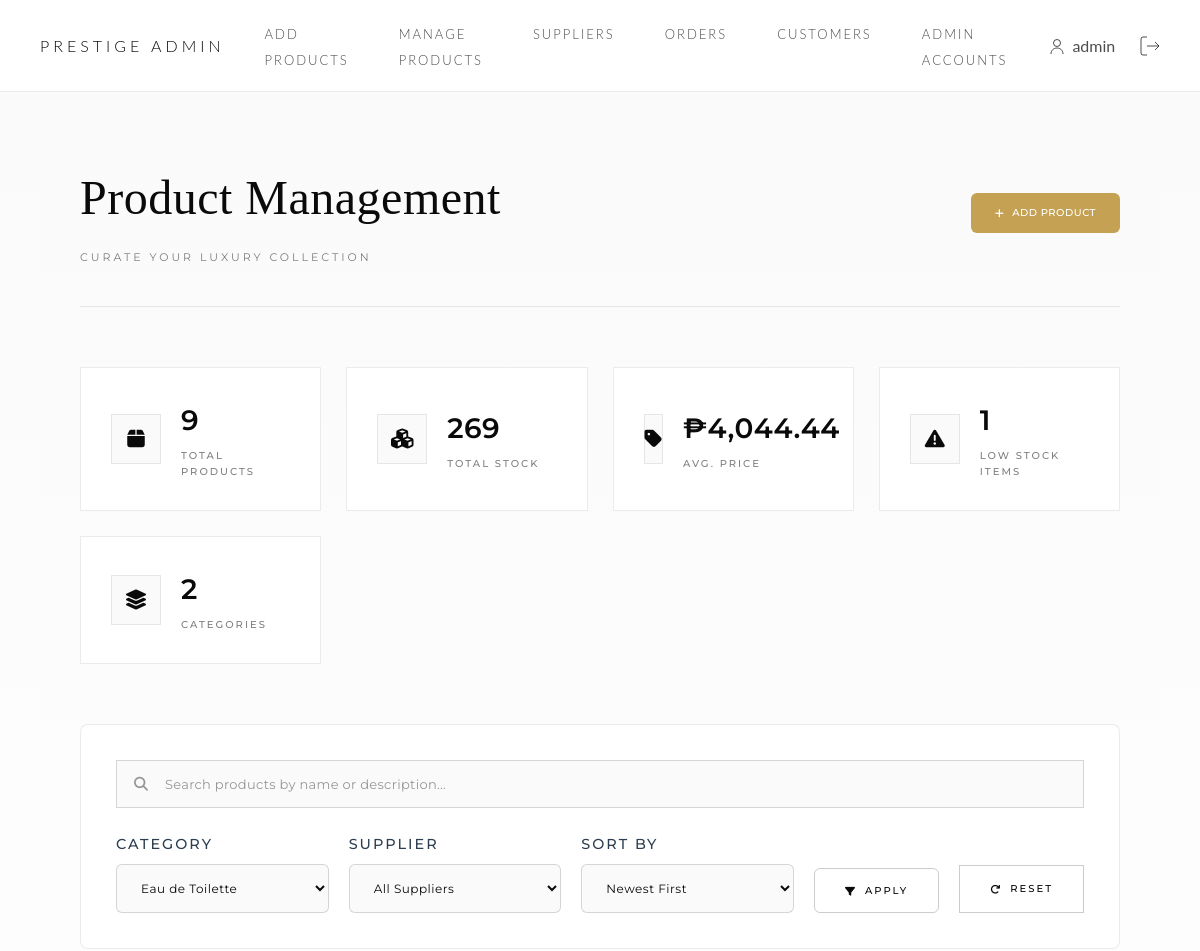
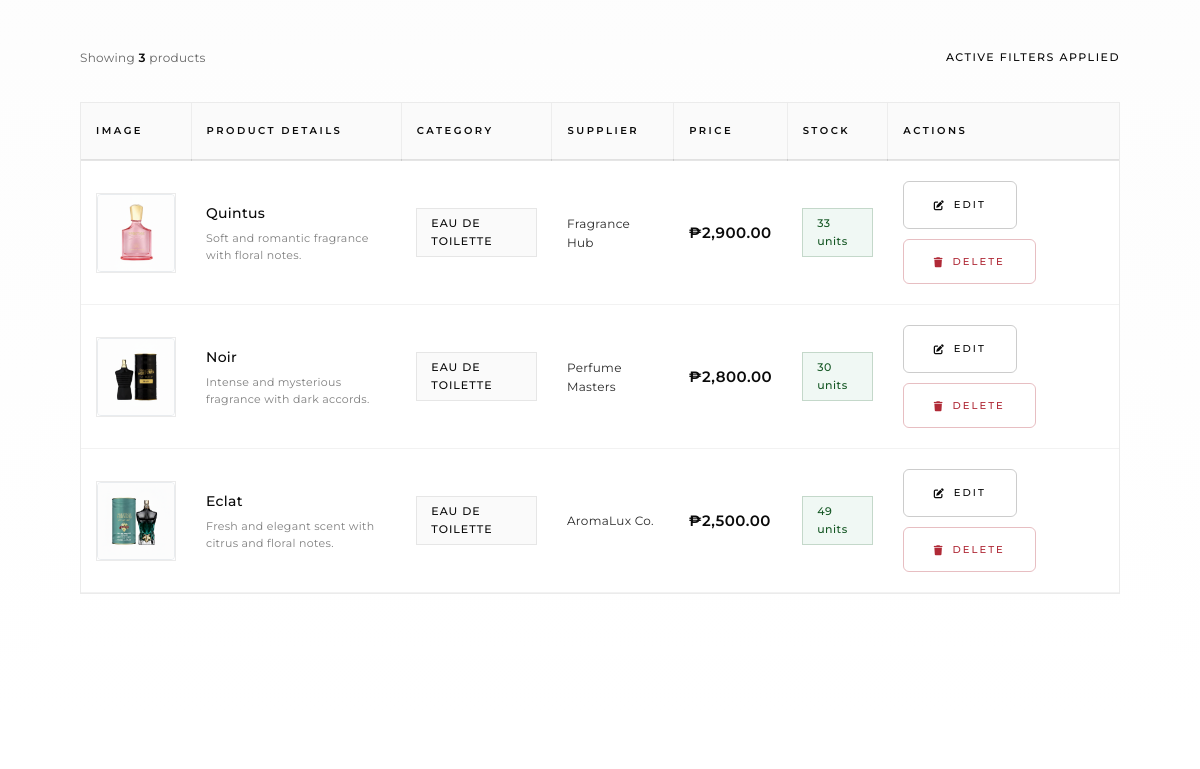
The page /admin/manageproducts.php?category=2 (signed in, upper part) on the database as committed earlier (2 pictures, top to bottom).
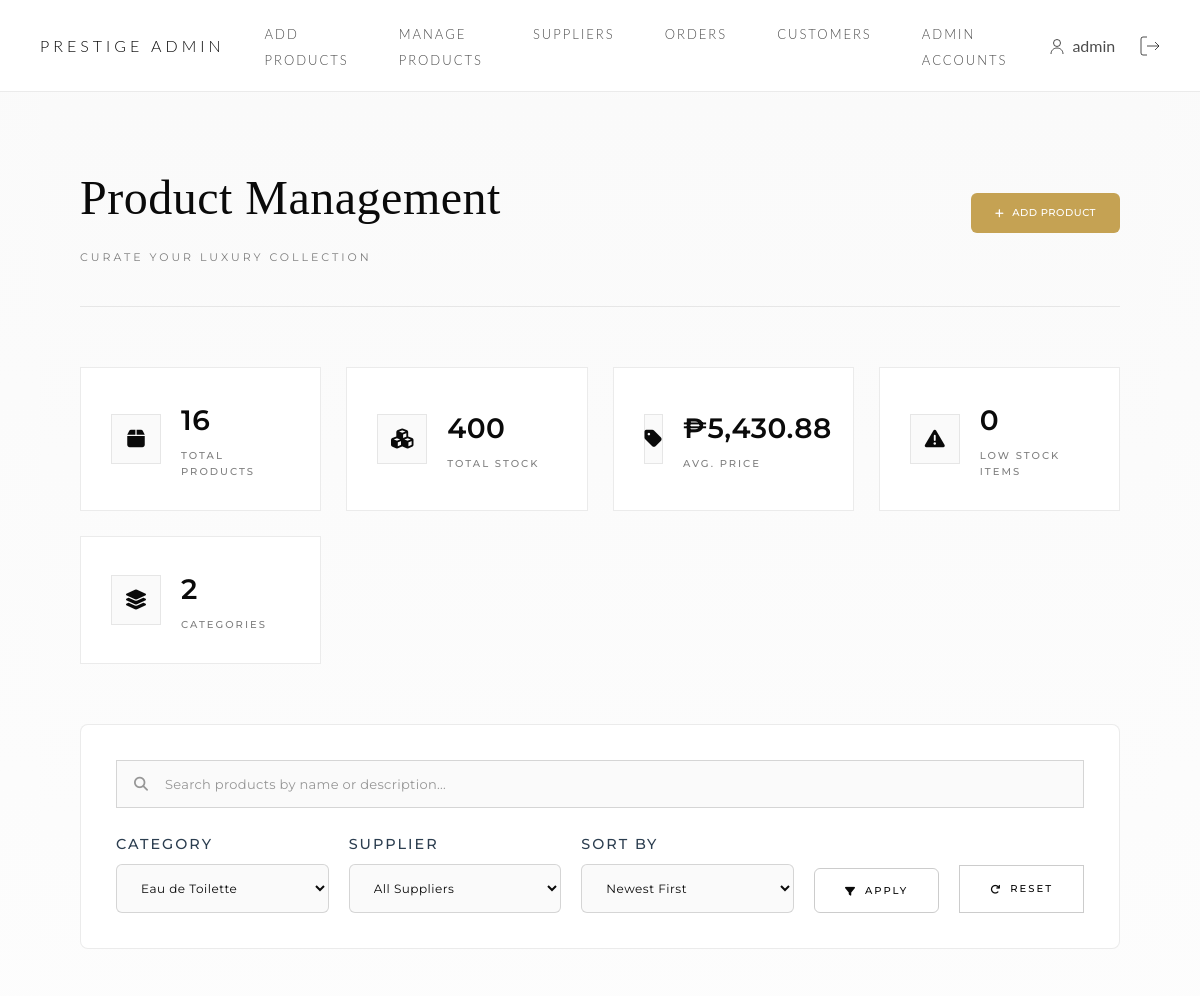
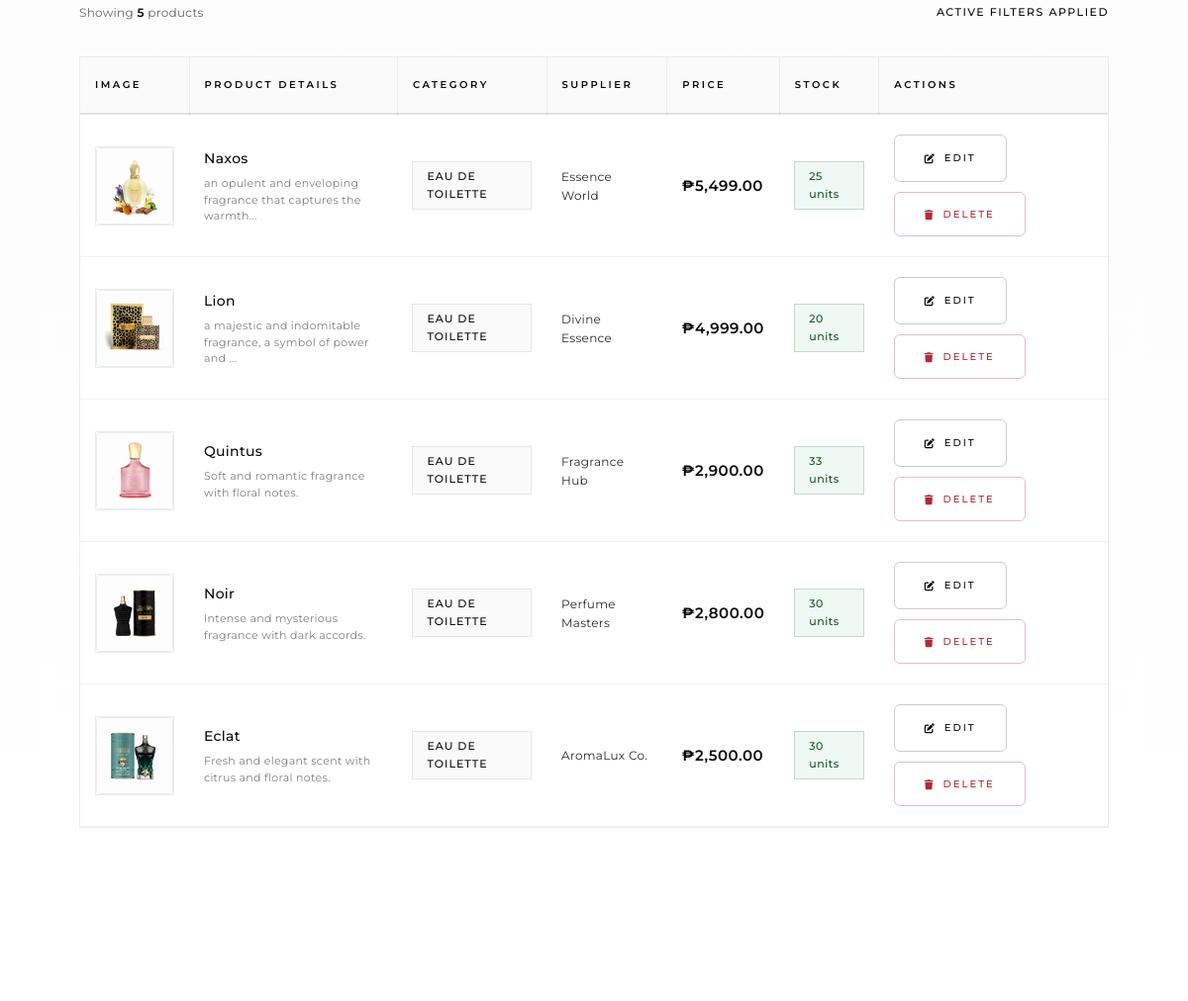
The same page on the database as committed later (2 pictures, top to bottom).
### tables this page shows
CREATE TABLE `products` (
  `product_id` int(11) NOT NULL,
  `product_name` varchar(100) NOT NULL,
  `description` text DEFAULT NULL,
  `category_id` int(11) DEFAULT NULL,
  `supplier_id` int(11) DEFAULT NULL,
  `price` decimal(10,2) NOT NULL,
  `stock_quantity` int(11) DEFAULT 0,
  `image_path` varchar(255) DEFAULT NULL,
  `variant` varchar(50) DEFAULT NULL,
  `is_active` tinyint(1) DEFAULT 1
);

CREATE TABLE `categories` (
  `category_id` int(11) NOT NULL,
  `category_name` varchar(50) NOT NULL
);

CREATE TABLE `suppliers` (
  `supplier_id` int(11) NOT NULL,
  `supplier_name` varchar(100) NOT NULL,
  `contact_person` varchar(100) DEFAULT NULL,
  `contact_number` varchar(20) DEFAULT NULL,
  `address` varchar(255) DEFAULT NULL,
  `is_active` tinyint(1) DEFAULT 1
);

### admin/manageproducts.php (the view, shortened to what the rows shown need)
<?php
require_once '../includes/adminheader.php';
$category_filter = $_GET['category'] ?? '';
$sort_by = $_GET['sort'] ?? 'newest';
$query = "
    SELECT p.*, c.category_name, s.supplier_name
    FROM products p
    LEFT JOIN categories c ON p.category_id = c.category_id
    LEFT JOIN suppliers s ON p.supplier_id = s.supplier_id
    WHERE 1=1
";
$params = [];
if ($category_filter) {
    $query .= " AND p.category_id = ?";
    $params[] = $category_filter;
}
switch ($sort_by) {
    default:
        $query .= " ORDER BY p.product_id DESC";
}
$stmt = $pdo->prepare($query);
$stmt->execute($params);
$products = $stmt->fetchAll();
?>
<link rel="stylesheet" href="https://cdnjs.cloudflare.com/ajax/libs/font-awesome/6.4.0/css/all.min.css">
<div class="admin-main">
    <div class="luxury-products-container">
        <div class="page-header-lux">
            <div class="header-content">
                <h1 class="lux-admin-title">Product Management</h1>
            </div>
        </div>
        <div class="products-table-wrapper">
            <table class="luxury-table">
                <thead>
                    <tr>
                        <th>Image</th>
                        <th>Product Details</th>
                        <th>Category</th>
                        <th>Supplier</th>
                        <th>Price</th>
                        <th>Stock</th>
                        <th>Actions</th>
                    </tr>
                </thead>
                <tbody>
                    <?php if (empty($products)): ?>
                        <tr>
                            <td colspan="7" class="empty-state">
                                <i class="fas fa-box-open"></i>
                                <p>No products found matching your criteria.</p>
                            </td>
                        </tr>
                    <?php else: ?>
                        <?php foreach ($products as $product): ?>
                            <tr class="product-row">
                                <td class="product-image">
                                    <div class="image-wrapper">
                                        <img src="../<?= htmlspecialchars($product['image_path']); ?>"
                                             alt="<?= htmlspecialchars($product['product_name']); ?>">
                                    </div>
                                </td>
                                <td class="product-details">
                                    <div class="product-name"><?= htmlspecialchars($product['product_name']); ?></div>
                                    <?php if (!empty($product['description'])): ?>
                                        <div class="product-desc">
                                            <?= htmlspecialchars(substr($product['description'], 0, 60)) . (strlen($product['description']) > 60 ? '...' : ''); ?>
                                        </div>
                                    <?php endif; ?>
                                </td>
                                <td class="product-category">
                                    <span class="category-badge">
                                        <?= htmlspecialchars($product['category_name'] ?? 'Uncategorized'); ?>
                                    </span>
                                </td>
                                <td class="product-supplier">
                                    <?= htmlspecialchars($product['supplier_name'] ?? '—'); ?>
                                </td>
                                <td class="product-price">
                                    <span class="price-value">₱<?= number_format($product['price'], 2); ?></span>
                                </td>
                                <td class="product-stock">
                                    <span class="stock-badge <?= $product['stock_quantity'] < 10 ? 'low-stock' : ''; ?>">
                                        <?= $product['stock_quantity']; ?> units
                                    </span>
                                </td>
                                <td class="actions-cell">
                                    <a href="editproduct.php?id=<?= $product['product_id']; ?>"
                                       class="btn-lux btn-edit" title="Edit Product">
                                        <i class="fas fa-edit"></i>
                                        <span>Edit</span>
                                    </a>
                                    <form method="POST" class="delete-form"
                                          onsubmit="return confirm('Are you sure you want to delete this product? This action cannot be undone.');">
                                        <button type="submit" name="delete_product"
                                                class="btn-lux btn-delete" title="Delete Product">
                                            <i class="fas fa-trash"></i>
                                            <span>Delete</span>
                                        </button>
                                    </form>
                                </td>
                            </tr>
                        <?php endforeach; ?>
                    <?php endif; ?>
                </tbody>
            </table>
        </div>
    </div>
</div>
<?php require_once '../includes/footer.php'; ?>

Rows that differ between the two databases and show on the page:
added products: image_path (picture), product_name "Naxos", description "an opulent and enveloping fragrance that captures the warmth", category.category_name "EAU DE TOILETTE", supplier.supplier_name "Essence World", price "5,499.00", stock_quantity "25"
added products: image_path (picture), product_name "Lion", description "a majestic and indomitable fragrance, a symbol of power and", category.category_name "EAU DE TOILETTE", supplier.supplier_name "Divine Essence", price "4,999.00", stock_quantity "20"
changed products "Eclat": stock_quantity "49" → "30"
Other text that changed with them:
$stats['total_products']: "9" → "16"
$stats['total_stock']: "269" → "400"
$stats['avg_price']: "4,044.44" → "5,430.88"
$stats['low_stock']: "1" → "0"
count($products): "3" → "5"
